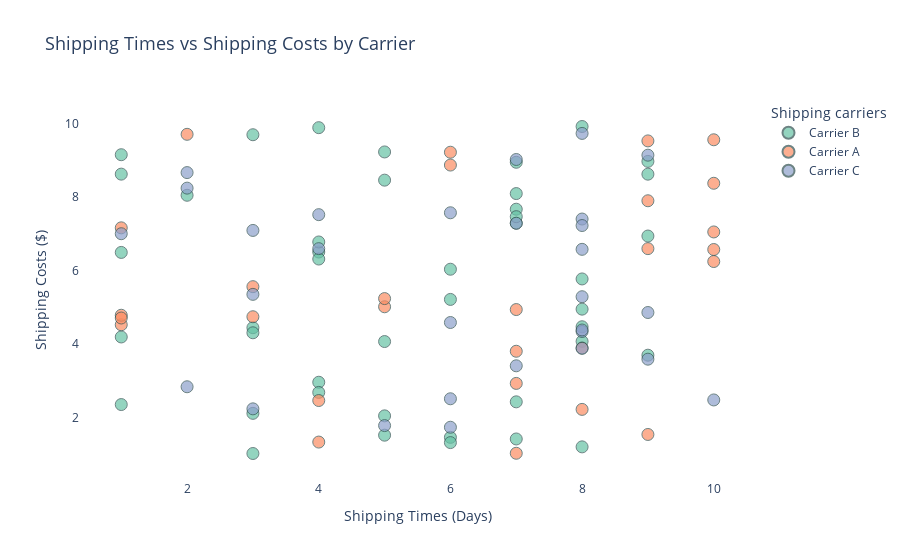

Notebook code for this chart:
### Code cell
fig = px.scatter(
    df,
    x='Shipping times',
    y='Shipping costs',
    color='Shipping carriers',
    size='Shipping costs',  # optional, to emphasize expensive shipments
    hover_data=['Shipping carriers', 'Shipping times', 'Shipping costs'],
    title='Shipping Times vs Shipping Costs by Carrier',
    color_discrete_sequence=px.colors.qualitative.Set2
)

# Beautification
fig.update_traces(marker=dict(size=12, opacity=0.7, line=dict(width=1, color='DarkSlateGrey')))
fig.update_layout(
    xaxis_title='Shipping Times (Days)',
    yaxis_title='Shipping Costs ($)',
    title_font=dict(size=18),
    plot_bgcolor='white'
)

fig.show()

### Figure 1 — Plotly figure (JSON) as saved in the notebook; plotly's stock layout.template omitted (floating-point values rounded to 4 significant figures)
{"data": [{"customdata": [["Carrier B"], ["Carrier B"], ["Carrier B"], ["Carrier B"], ["Carrier B"], ["Carrier B"], ["Carrier B"], ["Carrier B"], ["Carrier B"], ["Carrier B"], ["Carrier B"], ["Carrier B"], ["Carrier B"], ["Carrier B"], ["Carrier B"], ["Carrier B"], ["Carrier B"], ["Carrier B"], ["Carrier B"], ["Carrier B"], ["Carrier B"], ["Carrier B"], ["Carrier B"], ["Carrier B"], ["Carrier B"], ["Carrier B"], ["Carrier B"], ["Carrier B"], ["Carrier B"], ["Carrier B"], ["Carrier B"], ["Carrier B"], ["Carrier B"], ["Carrier B"], ["Carrier B"], ["Carrier B"], ["Carrier B"], ["Carrier B"], ["Carrier B"], ["Carrier B"], ["Carrier B"], ["Carrier B"], ["Carrier B"]], "hovertemplate": "Shipping carriers=%{customdata[0]}<br>Shipping times=%{x}<br>Shipping costs=%{marker.size}<extra></extra>", "legendgroup": "Carrier B", "marker": {"color": "rgb(102,194,165)", "line": {"color": "DarkSlateGrey", "width": 1}, "opacity": 0.7, "size": 12, "sizemode": "area", "sizeref": 0.02482, "symbol": "circle"}, "mode": "markers", "name": "Carrier B", "orientation": "v", "showlegend": true, "type": "scatter", "x": [4, 2, 3, 1, 5, 7, 1, 6, 4, 4, 7, 7, 4, 3, 5, 8, 9, 6, 8, 9, 1, 3, 3, 1, 7, 8, 3, 4, 5, 4, 5, 1, 5, 8, 6, 8, 7, 7, 8, 9, 9, 7, 6], "xaxis": "x", "y": [2.957, 8.054, 4.444, 2.348, 2.04, 2.422, 4.191, 6.038, 6.508, 9.898, 8.101, 8.955, 2.68, 2.108, 9.236, 5.773, 3.694, 5.215, 4.071, 8.979, 8.631, 1.013, 4.305, 9.161, 7.294, 1.194, 9.705, 6.316, 1.513, 6.781, 8.467, 6.496, 4.066, 4.95, 1.454, 9.93, 7.674, 7.472, 4.47, 6.943, 8.63, 1.41, 1.311], "yaxis": "y"}, {"customdata": [["Carrier A"], ["Carrier A"], ["Carrier A"], ["Carrier A"], ["Carrier A"], ["Carrier A"], ["Carrier A"], ["Carrier A"], ["Carrier A"], ["Carrier A"], ["Carrier A"], ["Carrier A"], ["Carrier A"], ["Carrier A"], ["Carrier A"], ["Carrier A"], ["Carrier A"], ["Carrier A"], ["Carrier A"], ["Carrier A"], ["Carrier A"], ["Carrier A"], ["Carrier A"], ["Carrier A"], ["Carrier A"], ["Carrier A"], ["Carrier A"], ["Carrier A"]], "hovertemplate": "Shipping carriers=%{customdata[0]}<br>Shipping times=%{x}<br>Shipping costs=%{marker.size}<extra></extra>", "legendgroup": "Carrier A", "marker": {"color": "rgb(252,141,98)", "line": {"color": "DarkSlateGrey", "width": 1}, "opacity": 0.7, "size": 12, "sizemode": "area", "sizeref": 0.02482, "symbol": "circle"}, "mode": "markers", "name": "Carrier A", "orientation": "v", "showlegend": true, "type": "scatter", "x": [2, 8, 1, 1, 4, 9, 3, 6, 10, 7, 7, 9, 3, 10, 1, 5, 7, 4, 8, 6, 9, 5, 10, 1, 10, 10, 7, 9], "xaxis": "x", "y": [9.717, 3.891, 7.167, 4.524, 1.325, 9.537, 4.743, 8.878, 9.568, 2.925, 1.019, 1.533, 5.563, 6.248, 4.783, 5.014, 4.938, 2.458, 2.216, 9.228, 6.6, 5.238, 7.055, 4.708, 8.382, 6.576, 3.801, 7.905], "yaxis": "y"}, {"customdata": [["Carrier C"], ["Carrier C"], ["Carrier C"], ["Carrier C"], ["Carrier C"], ["Carrier C"], ["Carrier C"], ["Carrier C"], ["Carrier C"], ["Carrier C"], ["Carrier C"], ["Carrier C"], ["Carrier C"], ["Carrier C"], ["Carrier C"], ["Carrier C"], ["Carrier C"], ["Carrier C"], ["Carrier C"], ["Carrier C"], ["Carrier C"], ["Carrier C"], ["Carrier C"], ["Carrier C"], ["Carrier C"], ["Carrier C"], ["Carrier C"], ["Carrier C"], ["Carrier C"]], "hovertemplate": "Shipping carriers=%{customdata[0]}<br>Shipping times=%{x}<br>Shipping costs=%{marker.size}<extra></extra>", "legendgroup": "Carrier C", "marker": {"color": "rgb(141,160,203)", "line": {"color": "DarkSlateGrey", "width": 1}, "opacity": 0.7, "size": 12, "sizemode": "area", "sizeref": 0.02482, "symbol": "circle"}, "mode": "markers", "name": "Carrier C", "orientation": "v", "showlegend": true, "type": "scatter", "x": [6, 8, 7, 2, 9, 8, 8, 3, 8, 4, 9, 8, 8, 4, 6, 3, 6, 5, 8, 7, 7, 6, 8, 9, 10, 2, 2, 1, 3], "xaxis": "x", "y": [1.73, 3.881, 3.405, 8.673, 3.585, 4.339, 9.741, 2.231, 7.407, 6.599, 4.858, 5.288, 7.23, 7.526, 7.577, 7.096, 2.506, 1.774, 4.381, 9.03, 7.292, 4.585, 6.581, 9.148, 2.474, 2.833, 8.249, 7.006, 5.353], "yaxis": "y"}], "layout": {"legend": {"itemsizing": "constant", "title": {"text": "Shipping carriers"}, "tracegroupgap": 0}, "plot_bgcolor": "white", "title": {"font": {"size": 18}, "text": "Shipping Times vs Shipping Costs by Carrier"}, "xaxis": {"anchor": "y", "domain": [0, 1], "title": {"text": "Shipping Times (Days)"}}, "yaxis": {"anchor": "x", "domain": [0, 1], "title": {"text": "Shipping Costs ($)"}}}}
